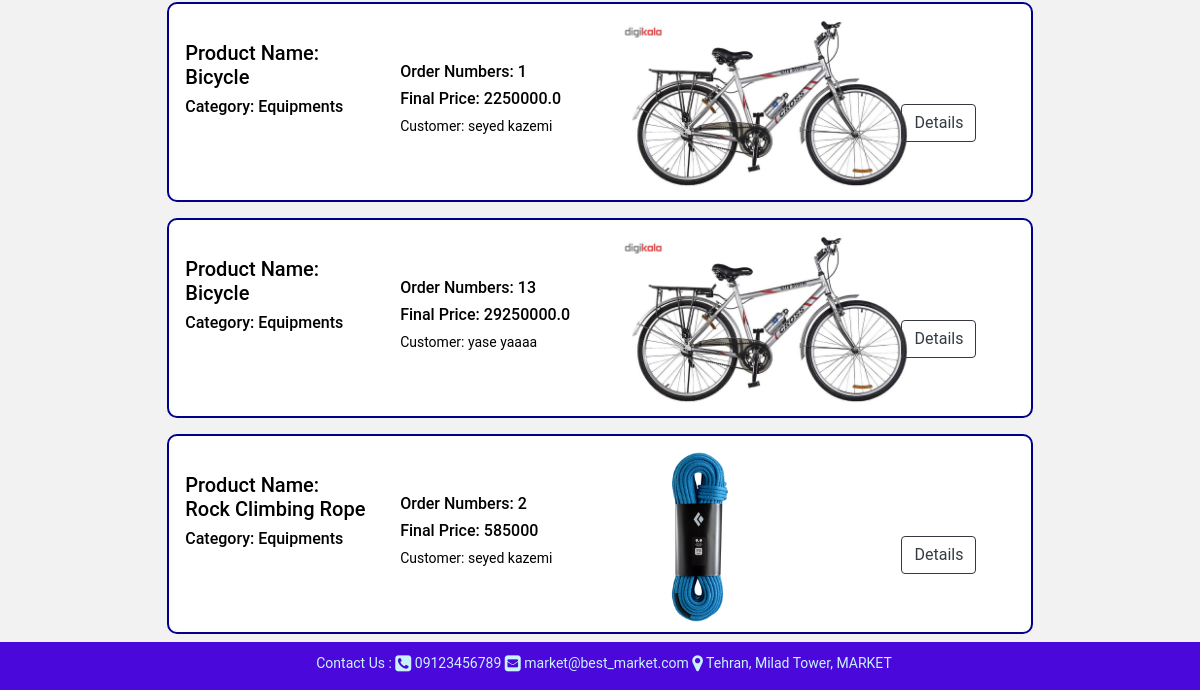
Page /order/ (lower part) on the earlier database version.
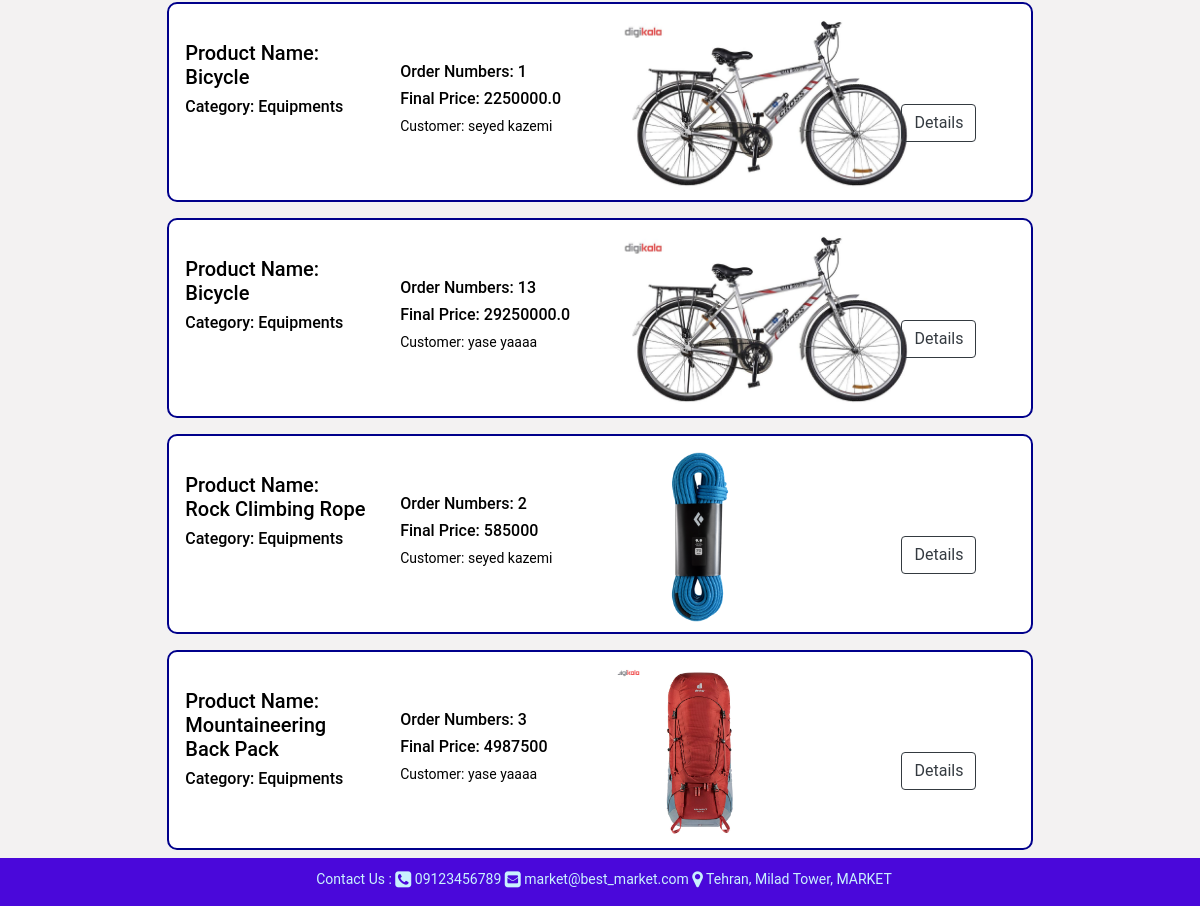
Same page on the later database version.
### order/models.py (models this page shows, shortened)
class OrderItem(BaseModel):
    product = models.ForeignKey(Product, verbose_name=_('selected product'),
                                help_text=_('select product for add to your Cart'), on_delete=models.PROTECT,
                                null=False, blank=False)
    product_number = models.IntegerField(verbose_name=_('numbers'), help_text=_('specify number of selected product'),
                                         null=False, blank=False, default=1)
    cart = models.ForeignKey(Cart, verbose_name=_('cart'), help_text=_('specify cart'), null=True, blank=True,
                             on_delete=models.PROTECT)
    def check_inventory(self):
        if self.product_number >= 1:
            if self.product.inventory_status() == 'Available':
                if self.product_number <= self.product.inventory:
                    return True
                else:
                    return _('Inventory shortage for this numbers!')
            else:
                return _('This product is unavailable!')
        else:
            return _('This number is incorrect!')
    def calculate_order_item_price(self):
        checking = self.check_inventory()
        if checking:
            order_item_price = self.product_number * self.product.calculate_final_price()
            return order_item_price
        else:
            return checking

class Cart(BaseModel):
    customer = models.OneToOneField(Customer, verbose_name=_('customer'),
                                    help_text=_('specify owner customer for cart'),
                                    null=False, blank=False, on_delete=models.PROTECT)

### product/models.py (models this page shows, shortened)
class Product(BaseModel):
    name = models.CharField(verbose_name=_('english name'), max_length=50, help_text=_('enter name in english'),
                            null=False, blank=False)
    name_fa = models.CharField(verbose_name=_('farsi name'), max_length=50, help_text=_('enter name in farsi'),
                               null=False, blank=False)
    company_brand = models.CharField(verbose_name=_('english company brand'), max_length=30,
                                     help_text='enter company brand name in english', null=False, blank=False)
    company_brand_fa = models.CharField(verbose_name=_('farsi company brand'), max_length=30,
                                        help_text='enter company brand name in farsi', null=False, blank=False)
    category = models.ForeignKey(Category, verbose_name=_('category'), help_text=_('specify category'),
                                 on_delete=models.RESTRICT, null=False, blank=False)
    discount = models.ForeignKey(Discount, verbose_name=_('discount'), help_text=_('specify discount'),
                                 null=False, blank=False, on_delete=models.SET(0))
    price = models.IntegerField(verbose_name=_('price'), help_text=_('enter price'), null=False, blank=False)
    inventory = models.IntegerField(verbose_name=_('inventory'), help_text=_('specify product inventory'),
                                    null=False, blank=False)
    image = models.FileField(verbose_name=_('product image'), help_text=_('upload image of product'), null=True,
                             blank=True, upload_to='product/images/')
    specifications = models.CharField(verbose_name=_('english product specifications'), null=True, blank=True,
                                      help_text=_('enter product specifications in english'), max_length=100)
    specifications_fa = models.CharField(verbose_name=_('farsi product specifications'), null=True, blank=True,
                                         help_text=_('enter product specifications in farsi'), max_length=100)
    def calculate_final_price(self):
        final_price = self.price
        if self.discount.specify_discount_status() == 'Active':
            if self.discount.type == '$':
                final_price = self.price - self.discount.value
            elif self.discount.type == '%':
                if self.discount.value != 0:
                    final_price = self.price - ((self.discount.value / 100) * self.price)
                else:
                    pass
        return final_price
    def inventory_status(self):
        if self.inventory > 0:
            status = _('Available')
        else:
            status = _('Unavailable')
        return status

class Category(BaseModel):
    name = models.CharField(verbose_name=_('english name'), max_length=30, help_text=_('enter name in english'),
                            null=False, blank=False)
    name_fa = models.CharField(verbose_name=_('farsi name'), max_length=30, help_text=_('enter name in farsi'),
                               null=False, blank=False)
    ref_category = models.ForeignKey('self', verbose_name=_('parent category'), help_text=_('specify parent category'),
                                     null=True, blank=True, on_delete=models.SET_NULL)
    image = models.FileField(verbose_name=_('category image'), help_text=_('upload image of category'), null=True,
                             blank=True, upload_to='product/category/images/')
    level = models.IntegerField(verbose_name=_('category level'), help_text=_('specify level of self relation'),
                                null=True, blank=True, default=0, editable=False)

class Discount(BaseModel):
    type = models.CharField(verbose_name=_('discount type'), help_text=_('specify type of discount'), null=False,
                            blank=False, choices=[('%', _('percent')), ('$', _('cash'))], max_length=15)
    value = models.IntegerField(verbose_name=_('discount value'), help_text=_('specify discount value'), null=True,
                                blank=True, default=0)
    max_value = models.IntegerField(verbose_name=_('maximum value'), help_text=_('specify maximum value'),
                                    null=True, blank=True)
    start_time = models.DateField(verbose_name=_('discount start time'),
                                  help_text=_('specify start time'), null=False, blank=False)
    expire_time = models.DateField(verbose_name=_('discount expire time'),
                                   help_text=_('specify expire time'), null=False, blank=False)
    def specify_discount_status(self):
        if datetime.now().date() > self.expire_time:
            status = 'Expired'
        elif datetime.now().date() < self.start_time:
            status = 'Waiting'
        else:
            status = 'Active'
        return status

### core/models.py (models this page shows, shortened)
class User(AbstractUser):
    USERNAME_FIELD = 'phone'
    phone = models.CharField(verbose_name=_('phone'), help_text=_('enter phone number'), max_length=11, unique=True,
                             null=False, blank=False)
    national_code = models.CharField(verbose_name=_('national code'), help_text=_('enter national code'),
                                     max_length=10, blank=True, null=True)
    gender = models.CharField(verbose_name=_('gender'), help_text=_('specify your gender'), max_length=10,
                              choices=[('M', 'Male'), ('F', 'Female')], blank=True, null=True)
    birthday = models.DateField(verbose_name=_('birthday'), help_text=_('specify birthday date'), null=True, blank=True)
    deleted = models.BooleanField(default=False)
    create_timestamp = models.DateTimeField(auto_now_add=True)
    modify_timestamp = models.DateTimeField(auto_now=True)
    delete_timestamp = models.DateTimeField(default=None, null=True, blank=True, editable=False)
    objects = MyUserManager()

### order/views.py (the view)
# urls.py: path('', OrderItemIndexView.as_view(), name='order_items_index'),
class OrderItemIndexView(generic.TemplateView):
    template_name = 'order/all_order_items.html'
    extra_context = {
        'order_items': OrderItem.objects.all()
    }

### customer/models.py (called while the page is built)
    def __str__(self):
        return f'{self.first_name} {self.last_name}'

### templates/order/all_order_items.html (shortened to what this page needs)
{% extends "base.html" %}
{% load i18n %}
{% load static %}
{% block content %}
    <div class="container-fluid shadow">
        <div class="row" >
            {% for order_item in order_items %}
                {% include 'order/order_item_card.html' with order_item_card=order_item %}
            {% endfor %}
        </div>
    </div>
{% endblock %}

### templates/order/order_item_card.html
{% load i18n %}
<div class=" container-fluid m-2">
    <div class="card order_item_card_view text-left m-auto p-3" style="width: 75%; border: 2px solid darkblue;
 border-radius: 10px; padding: 10px; background-color: white; max-height: 200px">
        <div class="row">
            <div class="col-3">
                <br>
                <h5>{% translate 'Product Name:' %}<br> {{ order_item_card.product.name }}</h5>
                <h6>{% translate 'Category:' %} {{ order_item_card.product.category.name }}</h6>
            </div>
            <div class="col-3">
                <br><br>
                <h6>{% translate 'Order Numbers:' %} {{ order_item_card.product_number }}</h6>
                <h6>{% translate 'Final Price:' %} {{ order_item_card.calculate_order_item_price }}</h6>
                <p>{% translate 'Customer:' %} {{ order_item_card.cart.customer }}</p>
            </div>
            <div class="col-4">
                <a href="/product/{{ order_item_card.product.id }}"><img
                        src="/static/{{ order_item_card.product.image }}"
                        alt="product image" height="170px"
                        style="border-radius: 15px; "></a>
            </div>
            <div class="col-2">
                <br><br><br><br>
                <a href="/order/order_item/{{ order_item_card.id }}">
                    <button class="btn btn-outline-dark">Details</button>
                </a>
            </div>
        </div>
    </div>
</div>

Differences in the rows shown:
added OrderItem: product.name "Mountaineering Back Pack", product.category.name "Equipments", product_number "3", calculate_order_item_price "4987500", cart.customer "yase yaaaa", product.image (picture)
